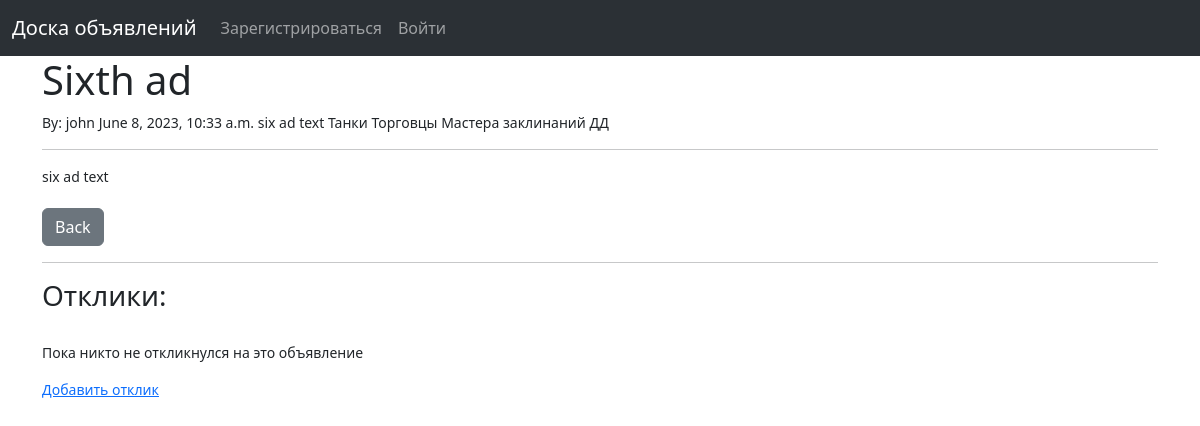
Page /announcements/9 on the committed database.
### board/models.py (models this page shows, shortened)
class Announcement(models.Model):
    title = models.CharField("Заголовок", max_length=255)
    title_tag = models.CharField("Тэг заголовка", max_length=255)
    author = models.ForeignKey(User, on_delete=models.CASCADE, verbose_name="Автор")
    publication_datetime = models.DateTimeField("Дата публикации", auto_now_add=True)
    text = RichTextField("Текст", blank=True, null=True)
    image = models.ImageField("Картинка", null=True, blank=True, upload_to="images/")
    category = models.ManyToManyField(Category, verbose_name="Категория")

class Category(models.Model):
    name = models.CharField("Название", max_length=255)
    def __str__(self):
        return f"{self.name}"

### board/views.py (the view)
class AnnouncementDetailView(DetailView):
    model = Announcement
    template_name = "announcement_details.html"

### board/templates/announcement_details.html (shortened to what this page needs)
{% extends 'base.html' %}
{% block content %}
<h1>{{ announcement.title }}</h1>
<small> By:
    {{ announcement.author }}
    {{ announcement.publication_datetime }}
    {{ announcement.text|safe }}
    {% for cat in announcement.category.all %}
        {{ cat }}
    {% endfor  %}
<hr>
<div>{{ announcement.text }}</div>
<br/>
<a href="{% url 'board' %}" class="btn btn-secondary">Back</a>
<hr>
<h3>Отклики:</h3>
<br/>
{% if not announcement.responses.all %}
    <p>Пока никто не откликнулся на это объявление</p>
    <a href="#">Добавить отклик</a>
{% else %}
    {% for res in announcement.responses.all %}
        <strong>{{ res.name }} - {{ res.datetime_added }}</strong><br/>
        {{ res.text }}<br/>
        <hr>
    {% endfor %}
{% endif %}
{% endblock %}

### rows in the picture
Announcement: title "Sixth ad", author "john", publication_datetime "June 8, 2023, 10:33 a.m.", text "six ad text"
Category: name "Танки"
Category: name "Торговцы"
Category: name "Мастера заклинаний"
Category: name "ДД"
